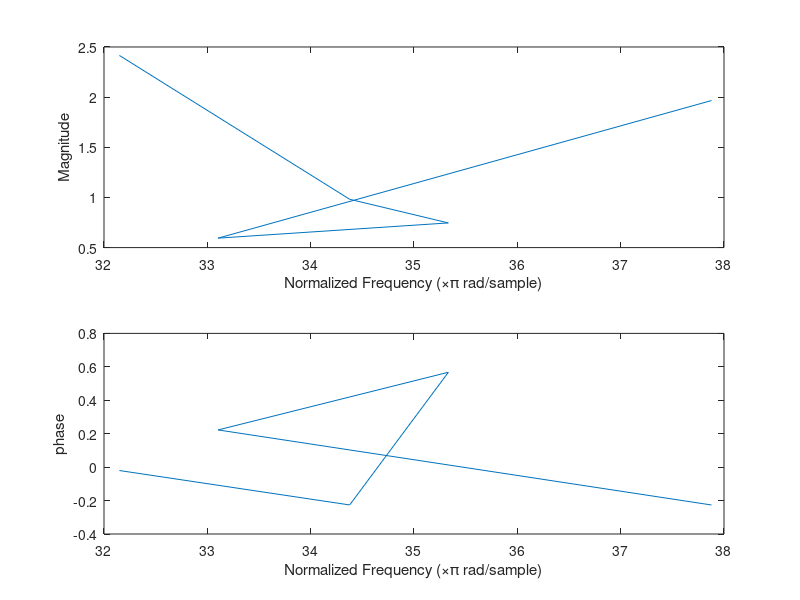
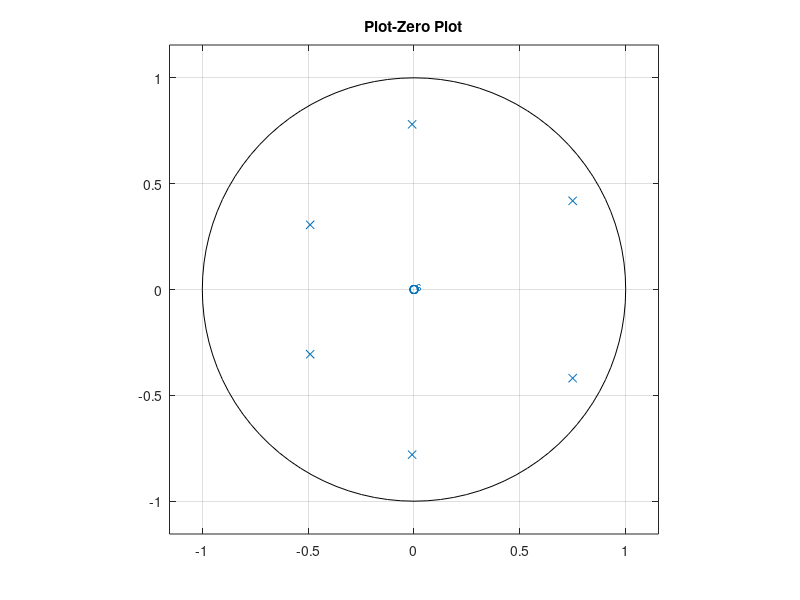

Here is the MATLAB script that generated these plots, in order:
b = [1];
a = [1, -0.5, 0.2, -0.1, 0.007, 0.14, 0.15];
figure;
%Frequency Response
[h,w] = freqz(b,a,'whole');
subplot(2,1,1);
plot(w/pi,abs(h))
xlabel('Normalized Frequency (\times\pi rad/sample)')
ylabel('Magnitude')

subplot(2,1,2);
plot(w/pi,angle(h));
xlabel('Normalized Frequency (\times\pi rad/sample)')
ylabel('phase')
figure;
%Plot-Zero Plot
zplane(b,a);
title('Plot-Zero Plot');